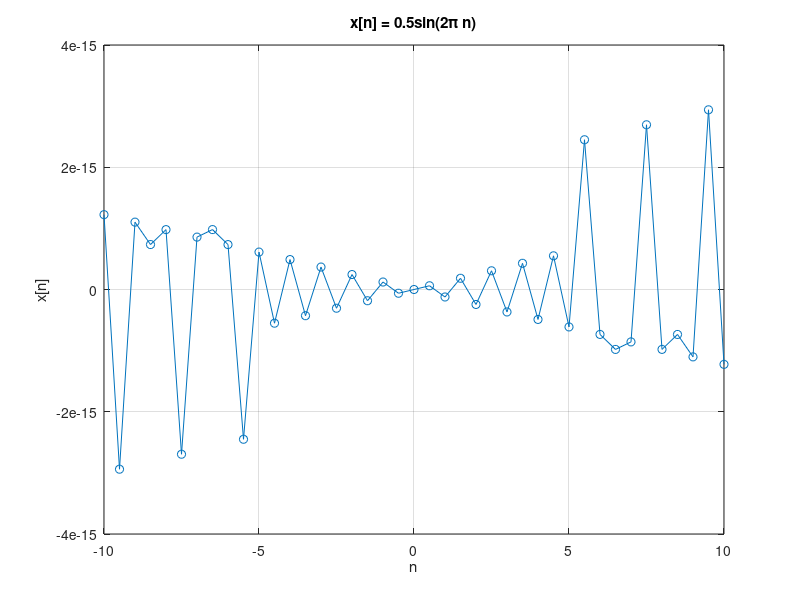

Write the MATLAB code that produced this figure.
clc;
clear;
close all;

n = -10:0.5:10;
x = 0.5 * sin(2*pi*n);

plot(n, x, '-o');
grid on;
xlabel('n');
ylabel('x[n]');
title('x[n] = 0.5sin(2\pi n)');
